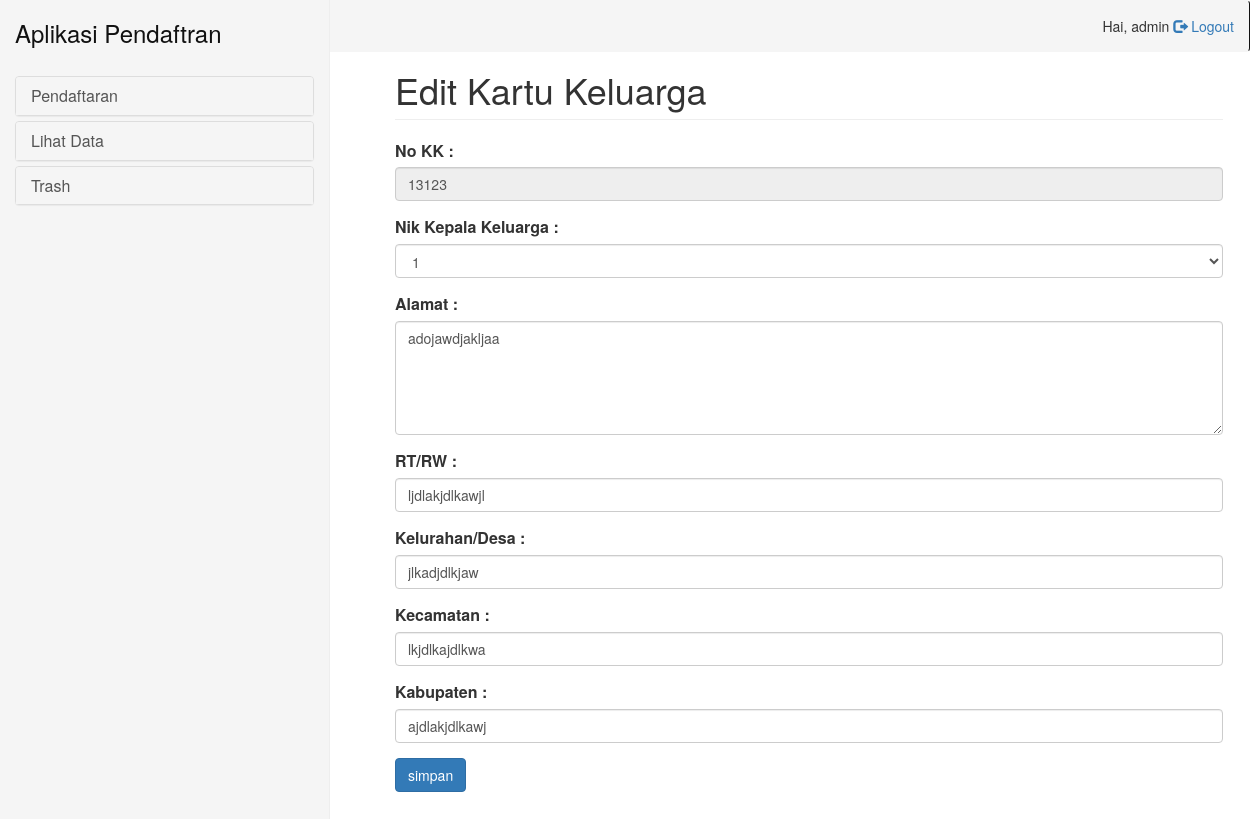
Screenshot of /pages/admin/edit/edit_kk.php?id_kk=3 (signed in) with the database file from the repository.
### tables this page shows
CREATE TABLE `kartu_k` (
  `id_kk` int(11) NOT NULL,
  `no_kk` int(30) NOT NULL,
  `nik_kepala` int(30) NOT NULL,
  `alamat` varchar(30) NOT NULL,
  `rtrw` varchar(30) NOT NULL,
  `kelu` varchar(30) NOT NULL,
  `keca` varchar(30) NOT NULL,
  `kabu` varchar(30) NOT NULL,
  `tempo` int(1) NOT NULL DEFAULT '0',
  `create_at` timestamp NOT NULL DEFAULT CURRENT_TIMESTAMP ON UPDATE CURRENT_TIMESTAMP,
  `update_at` timestamp NOT NULL DEFAULT '0000-00-00 00:00:00',
  `create_by` varchar(30) NOT NULL,
  `update_by` varchar(30) NOT NULL
);

### pages/admin/edit/edit_kk.php (the view, shortened to what this page needs)
<!DOCTYPE html>
<html>
<head>
    <link rel="stylesheet" href="../../../bootstrap/css/bootstrap.min.css">
    <link rel="stylesheet" type="text/css" href="../../../bootstrap/css/home.css">
</head>
<body>
<?php
include '../bagian/sidebar.php';
include('../bagian/navbar.php');
include '../../../config.php';
?>
<div class="col-sm-9 main">
	<div class="container-fluid">
		<h1 class="page-header">Edit Kartu Keluarga</h1>
		<form method="post" action="">
		<?php
			$xsql=$query->prepare("select * from kartu_k where id_kk=:xid_kk");
			$xsql->bindParam(':xid_kk',$_GET['id_kk']);
			$xsql->execute();
			$xdata=$xsql->fetch();
		 ?>
		 <label for="nokk">No KK : </label>
			<div class="form-group">
				<input type="text" class="form-control" name="no_kk" value="<?php echo $xdata['no_kk']; ?>" id="nokk" required readonly>
			</div>
			<div class="form-group">
        <label for="nk">Nik Kepala Keluarga :</label>
        <select class="form-control selectlive"  name="nik_kepala" required>
        <option value="<?php echo $xdata['nik_kepala']; ?>" selected disabled><?php echo $xdata['nik_kepala']; ?></option>
      </select>
    </div>
	<label for="alm">Alamat :</label>
        <div class="form-group">
          <textarea rows="5" type="text" class="form-control" name="alamat" id="alm" required><?php echo $xdata['alamat']; ?></textarea>
        </div>
      <label for="tw">RT/RW :</label>
        <div class="form-group">
          <input type="text" class="form-control" value="<?php echo $xdata['rtrw']; ?>" name="rtrw" id="tw" required>
        </div>
      <label for="kel">Kelurahan/Desa :</label>
        <div class="form-group">
          <input type="text" class="form-control" name="kelu" value="<?php echo $xdata['kelu']; ?>" id="kel" required>
        </div>
      <label for="kcmt">Kecamatan :</label>
        <div class="form-group">
          <input type="text" class="form-control" name="keca" id="kcmt" value="<?php echo $xdata['keca']; ?>" required>
        </div>
		<label for="kabu">Kabupaten : </label>
		<div class="form-group">
			<input type="text" class="form-control" name="kabu" value="<?php echo $xdata['kabu']; ?>" id="kabu" required>
		</div>
		<div class="form-group">
			<input type="submit" value="simpan" name="simpan" class="btn btn-primary">
		</div>
		</form>
	</div>
</div>
</body>
</html>

### rows the page displays
kartu_k: no_kk "13123", nik_kepala "1", alamat "adojawdjakljaa", rtrw "ljdlakjdlkawjl", kelu "jlkadjdlkjaw", keca "lkjdlkajdlkwa", kabu "ajdlakjdlkawj"

### other values shown
$_SESSION['username'] "admin"
